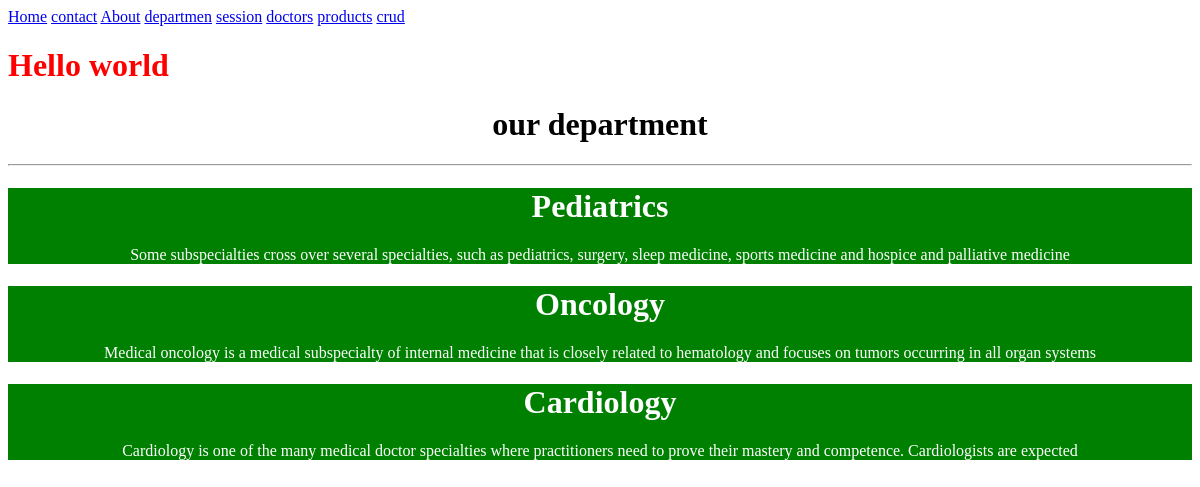
The page /department on the database as committed earlier.
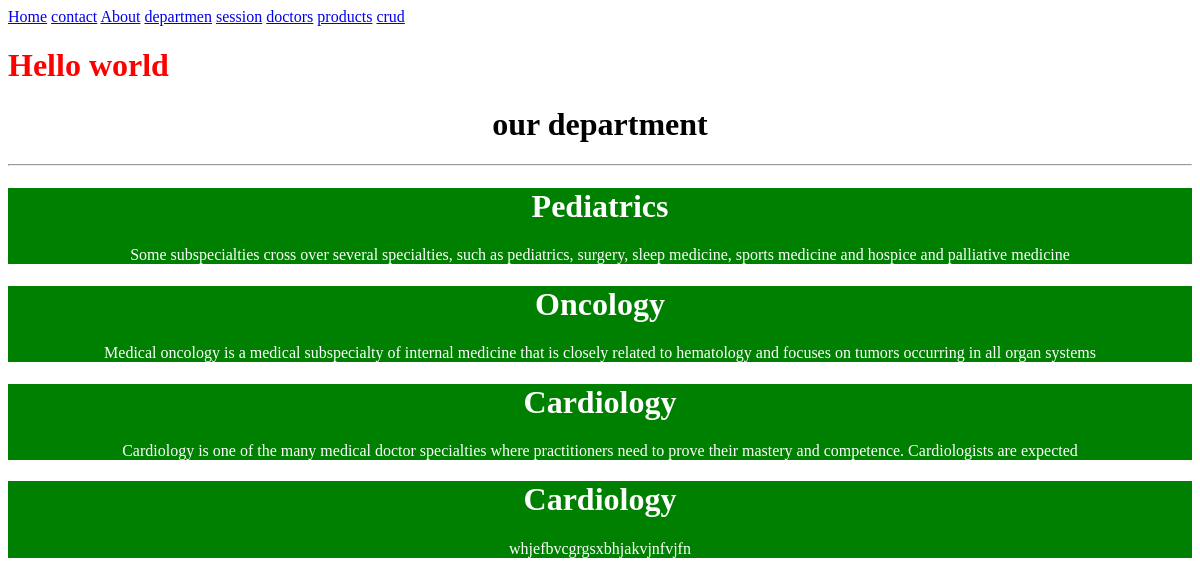
The same page on the database as committed later.
### home/models.py (models this page shows, shortened)
class Departments(models.Model):
    dep_name = models.CharField(max_length=100)
    dep_description = models.TextField()

### home/views.py (the view)
# urls.py: path('department',views.department,name="department"),
def department(request):
    dict_dept = {
        "dept" : Departments.objects.all()
    }
    return render(request, 'department.html', dict_dept)

### Templates/department.html
{% extends 'Base.html'%}
{%block body%}
<h1 style="display: flex;justify-content:center ;">our department</h1>
<hr>
{%for d in dept%}
<div style="background-color: green;color: white;" >
    <h1 style="display: flex;justify-content:center ;">{{d.dep_name}}</h1>
    <p style="display: flex;justify-content:center ;">{{d.dep_description}}</p>
</div>
{% endfor %}
{%endblock%}

Rows that differ between the two databases and show on the page:
added Departments: dep_name "Cardiology", dep_description "whjefbvcgrgsxbhjakvjnfvjfn"
